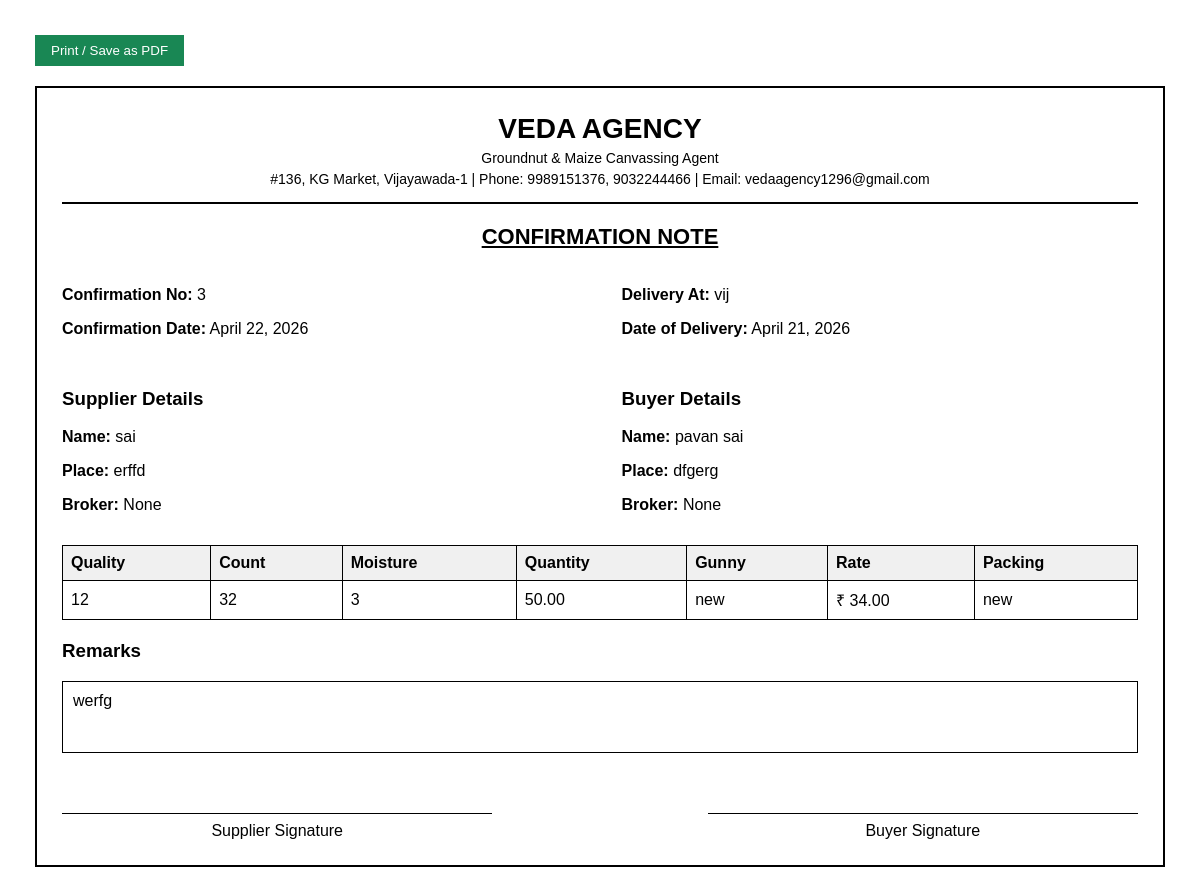
/confirmation/3/print/, run on the app's committed database.
### transactions/models.py (models this page shows, shortened)
class Confirmation(models.Model):
    confirmation_number = models.CharField(max_length=50, blank=True)
    confirmation_date = models.DateField()
    supplier = models.ForeignKey(Seller, on_delete=models.PROTECT)
    buyer = models.ForeignKey(Buyer, on_delete=models.PROTECT)
    supplier_place = models.CharField(max_length=100, blank=True)
    buyer_place = models.CharField(max_length=100, blank=True)
    quantity = models.DecimalField(max_digits=12, decimal_places=2)
    quality = models.CharField(max_length=100, blank=True)
    count = models.CharField(max_length=50, blank=True)
    moisture = models.CharField(max_length=50, blank=True)
    gunny = models.CharField(max_length=100, blank=True)
    rate = models.DecimalField(max_digits=10, decimal_places=2)
    packing = models.CharField(max_length=100, blank=True)
    delivery_at = models.CharField(max_length=100, blank=True)
    date_of_delivery = models.DateField(blank=True, null=True)
    supplier_commission_rate = models.DecimalField(max_digits=10, decimal_places=2, default=20)
    buyer_commission_rate = models.DecimalField(max_digits=10, decimal_places=2, default=20)
    supplier_broker = models.ForeignKey(
        Broker,
        on_delete=models.SET_NULL,
        null=True,
        blank=True,
        related_name="supplier_confirmations"
    )
    buyer_broker = models.ForeignKey(
        Broker,
        on_delete=models.SET_NULL,
        null=True,
        blank=True,
        related_name="buyer_confirmations"
    )
    remarks = models.TextField(blank=True)

class Seller(models.Model):
    name = models.CharField(max_length=100)
    address = models.TextField(blank=True)
    place = models.CharField(max_length=100, blank=True)
    remarks = models.TextField(blank=True)
    gst_no = models.CharField(max_length=30, blank=True)
    phone_no = models.CharField(max_length=20, blank=True)
    email_id = models.EmailField(blank=True)
    zipcode = models.CharField(max_length=20, blank=True, null=True)
    def __str__(self):
        return self.name

class Buyer(models.Model):
    name = models.CharField(max_length=100)
    address = models.TextField(blank=True)
    place = models.CharField(max_length=100, blank=True)
    remarks = models.TextField(blank=True)
    gst_no = models.CharField(max_length=30, blank=True)
    phone_no = models.CharField(max_length=20, blank=True)
    email_id = models.EmailField(blank=True)
    zipcode = models.CharField(max_length=20, blank=True, null=True)
    def __str__(self):
        return self.name

### transactions/views.py (the view)
# urls.py: path("confirmation/<int:confirmation_id>/print/", views.print_confirmation, name="print_confirmation"),
def print_confirmation(request, confirmation_id):
    confirmation = get_object_or_404(Confirmation, id=confirmation_id)
    return render(request, "transactions/print_confirmation.html", {
        "confirmation": confirmation
    })

### transactions/templates/transactions/print_confirmation.html (shortened to what this page needs)
<!DOCTYPE html>
<html>
<head>
</head>
<body>
<button class="print-btn" onclick="window.print()">Print / Save as PDF</button>
<div class="document">
    <div class="header">
        <h1>Veda Agency</h1>
        <p>Groundnut & Maize Canvassing Agent</p>
        <p>#136, KG Market, Vijayawada-1 | Phone: 9989151376, 9032244466 | Email: vedaagency1296@gmail.com</p>
    </div>
    <div class="title">CONFIRMATION NOTE</div>
    <div class="row">
        <div class="box">
            <p><span class="label">Confirmation No:</span> {{ confirmation.confirmation_number }}</p>
            <p><span class="label">Confirmation Date:</span> {{ confirmation.confirmation_date }}</p>
        </div>
        <div class="box">
            <p><span class="label">Delivery At:</span> {{ confirmation.delivery_at }}</p>
            <p><span class="label">Date of Delivery:</span> {{ confirmation.date_of_delivery }}</p>
        </div>
    </div>
    <div class="row">
        <div class="box">
            <h3>Supplier Details</h3>
            <p><span class="label">Name:</span> {{ confirmation.supplier }}</p>
            <p><span class="label">Place:</span> {{ confirmation.supplier_place }}</p>
            <p><span class="label">Broker:</span> {{ confirmation.supplier_broker }}</p>
        </div>
        <div class="box">
            <h3>Buyer Details</h3>
            <p><span class="label">Name:</span> {{ confirmation.buyer }}</p>
            <p><span class="label">Place:</span> {{ confirmation.buyer_place }}</p>
            <p><span class="label">Broker:</span> {{ confirmation.buyer_broker }}</p>
        </div>
    </div>
    <table>
        <thead>
            <tr>
                <th>Quality</th>
                <th>Count</th>
                <th>Moisture</th>
                <th>Quantity</th>
                <th>Gunny</th>
                <th>Rate</th>
                <th>Packing</th>
            </tr>
        </thead>
        <tbody>
            <tr>
                <td>{{ confirmation.quality }}</td>
                <td>{{ confirmation.count }}</td>
                <td>{{ confirmation.moisture }}</td>
                <td>{{ confirmation.quantity }}</td>
                <td>{{ confirmation.gunny }}</td>
                <td>₹ {{ confirmation.rate }}</td>
                <td>{{ confirmation.packing }}</td>
            </tr>
        </tbody>
    </table>
    <h3>Remarks</h3>
    <div class="remarks">
        {{ confirmation.remarks }}
    </div>
    <div class="signature-row">
        <div class="signature">Supplier Signature</div>
        <div class="signature">Buyer Signature</div>
    </div>
</div>
</body>
</html>

### transactions/templates/transactions/print_confirmation.html (style rules this page uses)
body { font-family: Arial, sans-serif; margin: 35px; color: #000; }
.print-btn { margin-bottom: 20px; padding: 8px 16px; background: #198754; color: white; border: none; cursor: pointer; }
.document { border: 2px solid #000; padding: 25px; }
.header { text-align: center; border-bottom: 2px solid #000; padding-bottom: 15px; margin-bottom: 20px; }
.header h1 { margin: 0; font-size: 28px; text-transform: uppercase; }
.header p { margin: 5px 0 0; font-size: 14px; }
.title { text-align: center; font-size: 22px; font-weight: bold; text-decoration: underline; margin-bottom: 20px; }
.row { display: flex; justify-content: space-between; margin-bottom: 15px; }
.box { width: 48%; }
.label { font-weight: bold; }
table { width: 100%; border-collapse: collapse; margin-top: 15px; margin-bottom: 20px; }
th, td { border: 1px solid #000; padding: 8px; text-align: left; }
th { background: #f0f0f0; }
.remarks { border: 1px solid #000; padding: 10px; min-height: 50px; }
.signature-row { display: flex; justify-content: space-between; margin-top: 60px; }
.signature { width: 40%; text-align: center; border-top: 1px solid #000; padding-top: 8px; }

### data on the page
Confirmation: confirmation_number "3", confirmation_date "April 22, 2026", delivery_at "vij", date_of_delivery "April 21, 2026", supplier "sai", supplier_place "erffd", supplier_broker "None", buyer "pavan sai", buyer_place "dfgerg", buyer_broker "None", quality "12", count "32", moisture "3", quantity "50.00", gunny "new", rate "34.00", packing "new", remarks "werfg"
